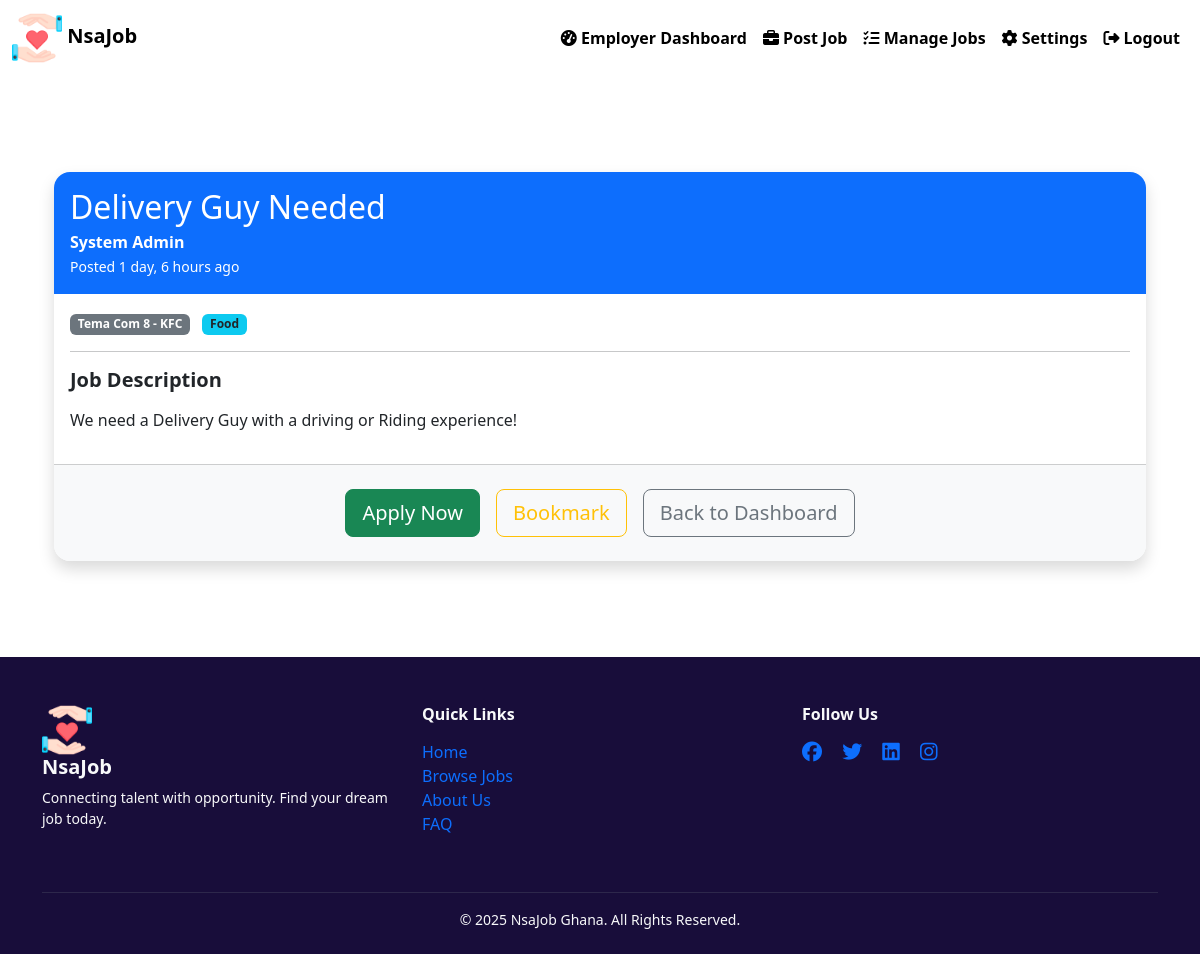
The page /jobs/15/ (signed in) on the database its author committed.
### core/models.py (models this page shows, shortened)
class Job(models.Model):
    employer = models.ForeignKey(User, on_delete=models.CASCADE)
    title = models.CharField(max_length=200)
    description = models.TextField()
    location = models.CharField(max_length=100)
    category = models.CharField(max_length=100)
    created_at = models.DateTimeField(auto_now_add=True)
    posted_by = models.ForeignKey(User, on_delete=models.SET_NULL, null=True, related_name='jobs_posted')
    def get_company_display_name(self):
        if self.posted_by:
            try:
                profile = self.posted_by.profile
                if profile.role == 'employer' and profile.company_name:
                    return profile.company_name
                elif self.posted_by.is_superuser:
                    return "System Admin"
            except Exception:
                pass
        return "Unknown Poster"

class Profile(models.Model):
    ROLE_CHOICES = (
        ('job_seeker', 'Job Seeker'),
        ('employer', 'Employer'),
    )
    user = models.OneToOneField(User, on_delete=models.CASCADE)
    role = models.CharField(max_length=20, choices=ROLE_CHOICES, default='job_seeker')
    is_employer = models.BooleanField(default=False)
    photo = models.ImageField(upload_to='profile_photos/', null=True, blank=True)
    phone = models.CharField(max_length=20, blank=True)
    bio = models.TextField(blank=True)
    resume_file = models.FileField(upload_to='resumes/', blank=True, null=True)
    company_name = models.CharField(max_length=255, blank=True)
    logo = models.ImageField(upload_to='company_logos/', blank=True, null=True)
    last_job_view = models.DateTimeField(default=timezone.now)

### core/views.py (the view)
# urls.py: path('jobs/<int:job_id>/', views.job_detail, name='job_detail'),
@login_required
def job_detail(request, job_id):
    job = get_object_or_404(Job, id=job_id)
    return render(request, 'core/job_detail.html', {'job': job})

### core/context_processors.py (called while the page is built)
def new_job_count(request):
    if not request.user.is_authenticated or not hasattr(request.user, 'profile'):
        return {'new_job_count': 0}
    last_seen = request.user.profile.last_job_view
    count = Job.objects.filter(created_at__gt=last_seen).count()
    return {'new_job_count': count}

### core/templates/core/job_detail.html (shortened to what this page needs)
{% extends 'core/base.html' %}
{% block content %}
<div class="container py-5">
    <div class="card shadow border-0 rounded-4">
        <div class="card-body bg-primary text-white rounded-top-4">
            <h2 class="mb-1">{{ job.title }}</h2>
            <p class="mb-0">
                <strong>{{ job.get_company_display_name }}</strong>
            </p>
            <small>
                Posted {{ job.created_at|timesince }} ago
            </small>
        </div>
        <div class="card-body bg-white">
            <div class="mb-3">
                <span class="badge bg-secondary me-2">
                     {{ job.location }}
                </span>
                <span class="badge bg-info text-dark">
                     {{ job.category }}
                </span>
            </div>
            <hr>
            <h5 class="fw-bold mb-3">Job Description</h5>
            <p class="card-text fs-6 text-dark lh-lg">
                {{ job.description|linebreaks }}
            </p>
        </div>
        <div class="card-footer bg-light d-flex justify-content-center gap-3 py-4 rounded-bottom-4">
            <a href="{% url 'apply_for_job' job.id %}" class="btn btn-success btn-lg">
                 Apply Now
            </a>
            <a href="{% url 'toggle_bookmark' job.id %}" class="btn btn-outline-warning btn-lg">
                 Bookmark
            </a>
            <a href="{% url 'home' %}" class="btn btn-outline-secondary btn-lg">
                 Back to Dashboard
            </a>
        </div>
    </div>
</div>
{% endblock %}

### core/templates/core/job_detail.html (style rules this page uses)
.container { animation: fadeInUp 0.4s ease-in; }

### rows shown on the page
Job: title "Delivery Guy Needed", get_company_display_name "System Admin", created_at "1 day, 6 hours", location "Tema Com 8 - KFC", category "Food", description "We need a Delivery Guy with a driving or Riding experience!"
